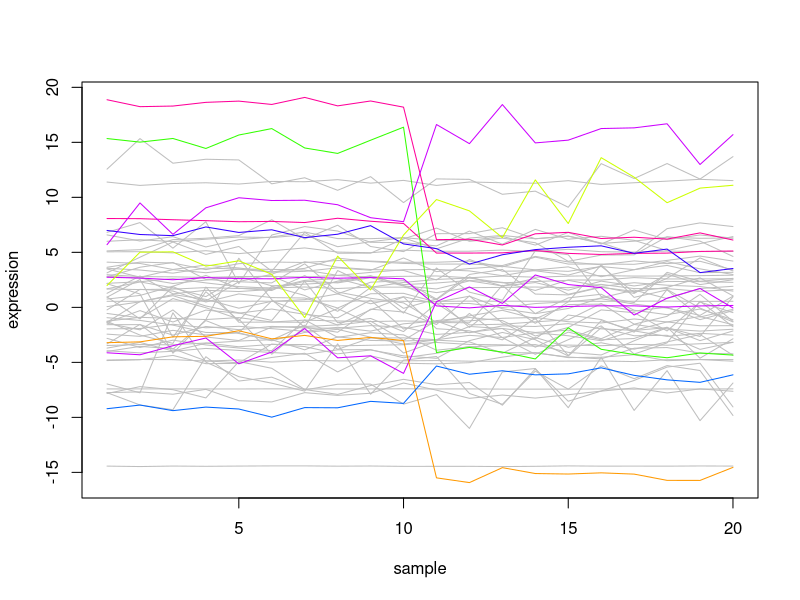

The R script that drew this image:
### data simulation for TSP 
### simulate the data follow a certain distribution, so that truth is known

library(truncnorm)

simu.multi <- function(Gnull, Gsig, Ntrain, Ntest, SDgenemu=5, DFgenesd=1, Clow=2, Cup=Inf, MuShift=0, SDshift=1, pShift=0.3,seed=15213){
  ### input
  # Gnull - number of null genes
  # Gsig - number of significant genes
  # Ntrain - a vector for number of training samples for each class (can be multi-class)
  # Ntest - a vector for number of testing samples (same length with Ntrain)
  # SDgenemu - SD for null gene mu value
  # DFgenesd - degree of free for null gene SD
  # Clow - significant gene shift lower bound
  # Cup - significant gene shift upper bound
  # MuShift - test shift mean value
  # SDshift - test shift SD value
  # pShift - proportion of the genes to shift in test
  # seed - seed for random number
  
  ### output
  # Xtrain - training expression table, gene by sample
  # Ytrain - training outcome label
  # Xtest - testing expression table, gene by sample
  # Ytest - testing outcome label
  # sigIndex - significant gene index, TRUE for sig and FALSE for non-sig
  # geneMUtrain - gene mu value, a gene-by-group matrix, for training data
  # geneMUtest - gene mu value, a gene-by-group matrix, for testing data because of the shift
  # geneSD - gene SD value, a vector with length of gene
  # geneShift - TRUE or FALSE showing whether this is a shift gene
  
  set.seed(seed)
  
  Gsig=as.integer(Gsig)
  if(Gsig<=0){
    stop("Gsig - number of significant genes - has to be a positive integer")
  }
  
  Gnull=as.integer(Gnull)
  if(Gnull<=0){
    stop("Gnull - number of null genes - has to be a positive integer")
  }
  
  Ntrain=as.integer(Ntrain)
  if(length(Ntrain)<2){
    stop("Training samples need to have at least two outcomes.")
  }
  
  Ntest=as.integer(Ntest)
  if(length(Ntrain)!=length(Ntest)){
    stop("Length of Ntrain has to be equal to length of Ntest.")
  }
  
  if(pShift<0 | pShift>1){
    stop("pShift is a proportion in [0,1]")
  }
  
  ### prepare gene number and index
  Gall=Gsig+Gnull
  Gtotal=sum(Gall)
  GstartInd=c(1,Gsig+1)
  GendInd=c(Gsig,Gall)
  
  ### prepare sample number and index
  K=length(Ntrain)  # number of outcome categories
  Nall=Ntrain+Ntest # total number
  Ntotal=sum(Nall)
  NstartInd=rep(1,times=length(Nall)) # start index  
  NendInd=rep(Nall[1],times=length(Nall)) # end index
  for(i in 2:length(Nall)){
    NstartInd[i]=NendInd[i-1]+1
    NendInd[i]=NstartInd[i]+Nall[i]-1
  }
  
  ### null distribution
  E=matrix(0,nrow=Gtotal,ncol=Ntotal)  # expression table
  gene_mu=rnorm(Gtotal,mean=0,sd=SDgenemu)  # gene mu follows normal distribution
  gene_sd=sqrt(rchisq(n=Gtotal,df=DFgenesd))   # gene variance follows chisq distribution
  for(i in 1:Gtotal){
    E[i,]=rnorm(Ntotal,mean=gene_mu[i],sd=gene_sd[i]) 
  }
  
  ### sig gene
  shiftC=matrix(rtruncnorm(Gsig*K,a=Clow,b=Cup,mean=0,sd=SDgenemu),nrow=Gsig,ncol=K)
  direction=matrix(0,nrow=Gsig,ncol=K)  # showing the gene direction for each outcome category
  for(i in 1:Gsig){
    while(length(unique(direction[i,]))==1){  # not the sample direction
      direction[i,]=sample(c(-1,0,1),size=K,replace=T)
    }
    
    for(j in 1:K){
      E[i,NstartInd[j]:NendInd[j]]=E[i,NstartInd[j]:NendInd[j]] + direction[i,j]*shiftC[i,j]
    }
  }
  
  ## summarize the data
  
  # sig gene index
  sigIndex=rep(FALSE,times=Gtotal)
  sigIndex[1:Gsig]=TRUE
  
  # gene effect
  geneMUtrain=matrix(gene_mu,nrow=Gtotal,ncol=K)
  geneMUtrain[sigIndex,]=geneMUtrain[sigIndex,]+direction*shiftC
  geneMUtest=geneMUtrain
  
  ## split training and testing expression
  trainInd=c()
  for(j in 1:K){
    trainInd=c(trainInd,(NstartInd[j]:(NstartInd[j]+Ntrain[j]-1)))
  }
  
  if(length(trainInd)>0){
    Xtrain=E[,trainInd]
  }else{
    Xtrain=c()
  }
  
  # select shift Index
  shiftInd=sample(1:Gtotal,round(Gtotal*pShift))
  geneShift=rep(FALSE,times=Gtotal)
  geneShift[shiftInd]=TRUE
  
  if(length(trainInd)<Ntotal){
    Xtest=E[,-trainInd]
    ## add shift to test value
    for(i in shiftInd){
      shiftTmp=rnorm(1,mean=MuShift,sd=SDshift)
      Xtest[i,]=Xtest[i,]+shiftTmp
      geneMUtest[i,]=geneMUtest[i,]+shiftTmp
    }
  }else{
    Xtest=c()
  }
  
  ## train and test y label
  Ytrain=rep(1:K,times=Ntrain)
  Ytest=rep(1:K,times=Ntest)
  
  
  return(list(Xtrain=Xtrain,Ytrain=Ytrain,Xtest=Xtest,Ytest=Ytest,
              sigIndex=sigIndex, geneMUtrain=geneMUtrain, geneMUtest=geneMUtest,
              geneSD=gene_sd, geneShift=geneShift))
  
}



#### testing the simu.multi function, very small number
Gnull=50
Gsig=10
Ntrain=c(10,10)
Ntest=c(5,10)
# SDgenemu=5
# DFgenesd=1
# Clow=2
# Cup=Inf
# MuShift=0
# SDshift=1
# seed=15213

out=simu.multi(Gnull, Gsig, Ntrain, Ntest,pShift=0.5, SDshift=5)

# ### plot to check gene expression
E=out$Xtest
E=out$Xtrain
plot(NA,xlim=c(1,ncol(E)),ylim=range(E),xlab="sample",ylab="expression")
for(i in (Gsig+1):nrow(E)){
  lines(x=1:ncol(E),y=E[i,],col="grey")
}
for(i in 1:Gsig){
    lines(x=1:ncol(E),y=E[i,],col=sample(rainbow(10),1))
}
